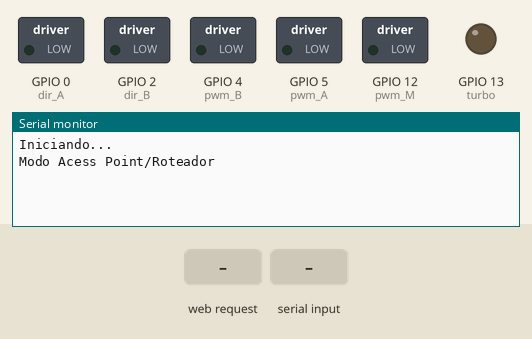
This sketch was run on a simulated ESP8266 (NodeMCU). Shown: switched loads named in the sketch (green lamp = pin HIGH), output pins drawn as LEDs (lit = HIGH), the last lines printed to the serial monitor. The test bench sets the inputs (shaded band). WiFi joins after 1.5 s; servers stay silent unless stated. At 7.3 s the program restarts the board; the recording ends there.

Above: at 1.2 s.
1.3 s: HTTP request GET /on received
At 2.5 s:
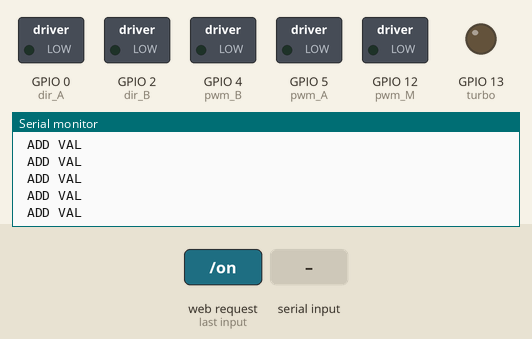
At 4.0 s:
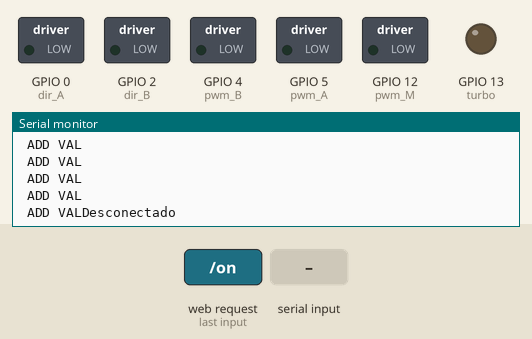

Measured:
- after the input at 1.3 s, the serial monitor: prints a new line at once (image 1)

The sketch:

Li-on_Bots.ino
```cpp
#include <ESP8266WiFi.h>
#include <ESP8266WebServer.h>
#define CMDBUFFER_SIZE 32

//Modo acess point/Roteador ON
//Modo conectar rede OFF
const char *ap = "on";//on/off

const char *ssid = "LionBots02"; // Nome do wifi
const char *password = "12345678"; // Senha de 8 a 32 caracteres

IPAddress ip(192, 168, 4, 1); // IP
IPAddress netmask(255, 255, 255, 0); // Mascara rede
const int port = 80; // Porta
WiFiServer server(port);

const int max_string_length = 100;
char inData[max_string_length];

const char end_char = '\n';

char oldx;//maximo 1000
char oldy;//maximo 1000
int x = 0;
int y = 0;
int m = 0;

// Motors pins
static const uint8_t pwm_A = 5 ;
static const uint8_t pwm_B = 4;
static const uint8_t pwm_M = 12;
static const uint8_t turbo = 13;
static const uint8_t dir_A = 0;
static const uint8_t dir_B = 2;

void setup() {
  Serial.begin(115200);
  Serial.println("Iniciando...");
  if (ap == "on") {
    Serial.println("Modo Acess Point/Roteador");
    WiFi.mode(WIFI_AP); //Entrando modo Acess Poit/Roteador
    WiFi.softAPConfig(ip, ip, netmask);
    WiFi.softAP(ssid, password);
  } else if (ap == "off") {
    Serial.println("Modo Conectando WIFI");
    WiFi.mode(WIFI_STA);
    WiFi.begin(ssid, password); //Preparando conexão

    // Conectando WIFI
    Serial.println("Conectando WIFI");
    while (WiFi.status() != WL_CONNECTED) {
      delay(500);
      Serial.print(".");
      delay(500);
    }
    Serial.println("Conectado IP:");
    Serial.print(WiFi.localIP());
  }

  // Definindo Motores
  pinMode(pwm_A, OUTPUT); // PMW A
  pinMode(pwm_B, OUTPUT); // PMW B
  pinMode(pwm_M, OUTPUT); // PMW M
  pinMode(dir_A, OUTPUT); // DIR A
  pinMode(dir_B, OUTPUT); // DIR B
  pinMode(turbo, OUTPUT); // DIR B
  server.begin();

}

void loop() {
  static char cmdBuffer[CMDBUFFER_SIZE] = "";
  String nx = "0";

  WiFiClient client = server.available();
  if (Serial.available() > 0) {
    if (Serial.read() == '#') {
      Serial.write("\n Restart");
      ESP.restart();
    }
  }
  if (client) {
    while (client.connected()) {
      String conc = "";
      int i = 0;
      while ( client.available()) {
        char val = client.read();
        String sval = String(val);
        if (sval.equals("m")) {
          Serial.write("\n M VAL");
          inData[i] = '\0';
          client.write("val m:");
          client.write(inData);
          m = conc.toInt();
          arma();
        } else if (sval.equals("y")) {
          Serial.write("\n Y VAL");
          inData[i] = '\0';
          client.write("val y:");
          client.write(inData);
          y = conc.toInt();
          rodas();
        } else if (sval.equals("x")) {
          Serial.write("\n X VAL");
          inData[i] = '\0';
          client.write("val x:");
          client.write(inData);
          x = conc.toInt();
          rodas();
        } else {
          Serial.write("\n ADD VAL");
          nx = "0";
          conc.concat(String(val));
          inData[i] = val;
          i++;
        }

      }

      delay(10);
    }

    client.stop();
    Serial.println("Desconectado");

  }

}
void arma() {
    if(m > 500){
    analogWrite(pwm_M, HIGH);
    }else{
    analogWrite(pwm_M, LOW);
    }
}
void rodas() {
  // Motor speed = [0-1024]
  int motorA;
  int motorB;
  byte dmotorA = HIGH;
  byte dmotorB = HIGH;
  motorA = (x + y);
  motorB = (x - y);
  if (motorA <= 0) {
    dmotorA = LOW;
    motorA = motorA * -1;
  }
  if (motorB <= 0) {
    dmotorB = LOW;
    motorB = motorB * -1;
  }
  if (motorA > 1000) {
    motorA = 1024;
  }
  if (motorB > 1000) {
    motorB = 1024;
  }
  analogWrite(pwm_A, motorA);
  analogWrite(pwm_B, motorB);
  digitalWrite(dir_A, dmotorA );
  digitalWrite(dir_B, dmotorB );
}
```
